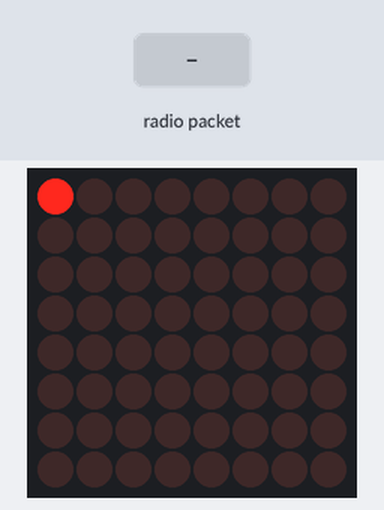
The sketch below on a simulated Arduino Uno, built with avr-gcc and run on an emulated ATmega328P. On the bench: 8×8 LED matrix. Inputs (shaded band) come from the test bench. Random numbers use the default seed unless the sketch sets one; no radio packets arrive unless stated; what the sketch prints to the serial monitor is not drawn.

Above: at 0.96 s.
1.3 s: radio packet "u" arrives
At 2.7 s:
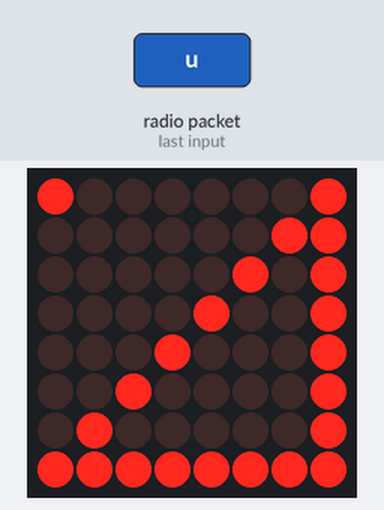
4.3 s: radio packet "d" arrives
At 4.9 s:
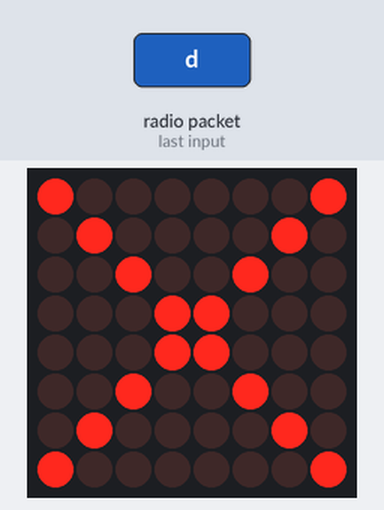
7.3 s: radio packet "r" arrives
At 7.8 s:
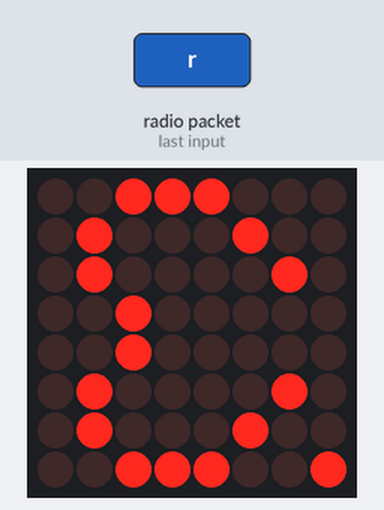
10.3 s: radio packet "l" arrives
At 10.96 s:
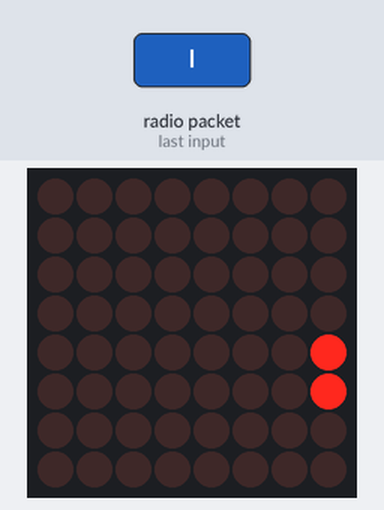
13.3 s: radio packet "/" arrives
At 13.99 s:
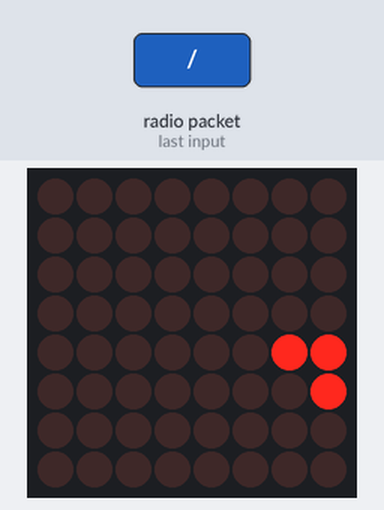
16.3 s: radio packet "*" arrives
At 17.02 s:
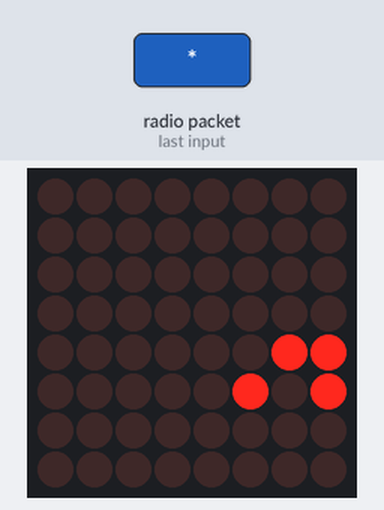

The sketch:

Arduino2nd.ino
```cpp
// Include Arduino FreeRTOS library
#include <Arduino_FreeRTOS.h>
#include <queue.h>
#include <LedControl.h>

// rf
#include <SPI.h>
#include <RH_NRF24.h>

RH_NRF24 nrf24;
QueueHandle_t charQueue;
QueueHandle_t retQueue;

#define DISPLAY_DELAY 10
#define NEW_DISPLAY_ANIMATION_SPEED 50
#define AFTER_SPRITE_DELAY 1500
LedControl lc = LedControl(6,5,4,1);

//****************************
void newDisplay();
void updateDisplay(int delta_x, int delta_y);
void patternMatching(int num_expected_inputs);
void gameOpening();

char led_x = 0;
char led_y = 0;
bool pos[8][8] = {0};
bool pattern[8][8] = {0};
int init_posY;
int init_posX;
int num_expected_inputs;
bool first = true;

byte cross[] = {
B10000001,
B01000010,
B00100100,
B00011000,
B00011000,
B00100100,
B01000010,
B10000001
};

byte circle[] = {
B00111100,
B01000010,
B10000001,
B10000001,
B10000001,
B10000001,
B01000010,
B00111100
};

char LED_state;


void LED_matrix_setup(){

  lc.shutdown(0,false);
  lc.setIntensity(0, 0);
  lc.clearDisplay(0);
  LED_state = 0;

  charQueue = xQueueCreate(3, // Queue length
                              sizeof(char) // Queue item size
                              );
  retQueue = xQueueCreate(1,sizeof(char));

}

void RF_setup(){

  if (!nrf24.init()){
    Serial.println("rfInitFail");
  }
  if (!nrf24.setChannel(1)){
    Serial.println("setChnlFail");
  }
  if (!nrf24.setRF(RH_NRF24::DataRate2Mbps, RH_NRF24::TransmitPower0dBm)){
    Serial.println("setRfFailed");
  }
  Serial.println("initEnd");

}


void setup() {

  Serial.begin(115200);
  LED_matrix_setup();
  RF_setup();

  if (charQueue != NULL) {

    // Create task that consumes the queue if it was created.
    xTaskCreate(TaskDisplay, // Task function
                "Display", // A name just for humans
                128,  // This stack size can be checked & adjusted by reading the Stack Highwater
                NULL,
                2, // Priority, with 3 (configMAX_PRIORITIES - 1) being the highest, and 0 being the lowest.
                NULL);


    // Create task that publish data in the queue if it was created.
    xTaskCreate(TaskReadCommand, // Task function
                "ReadCommand", // Task name
                300,  // Stack size
                NULL,
                2, // Priority
                NULL);

  }


}


void loop() {}

void TaskReadCommand(void *pvParameters)
{

    uint8_t sensorValue = 0;
    uint8_t valueFromQueue;
    uint8_t buf[RH_NRF24_MAX_MESSAGE_LEN] = {0};
    uint8_t len = sizeof(buf);
  (void) pvParameters;
  for (;;)
  {

    sensorValue = 0;

    if (nrf24.available())
    {
      vTaskDelay(1);
      if (nrf24.recv(buf, &len))
      {
        Serial.print("Rx:");
        Serial.println((char*)buf);
        sensorValue = buf[0];

      }
      else
      {
        sensorValue = 'N';
        Serial.println("RN");//recv failed
      }
    }
    if(sensorValue!=0){
      xQueueSend(charQueue, &sensorValue, portMAX_DELAY);
      Serial.println("TQQ");
      if(xQueueReceive(retQueue, &valueFromQueue, portMAX_DELAY) == pdPASS){
        //Serial.println("RP");//Sent a reply
        nrf24.send(buf, sizeof(buf));
        nrf24.waitPacketSent();
      }
    }

  }
}

void TaskDisplay(void * pvParameters) {
  (void) pvParameters;

  char valueFromQueue;

  for (;;)
  {
#if 1
    /**
     * Read an item from a queue.
     * https://www.freertos.org/a00118.html
     */
    if (LED_state == 0){
        LED_state = 1;//??
     }
    else if (xQueueReceive(charQueue, &valueFromQueue, 5) == pdPASS) {
      Serial.print("Q:");
      Serial.print(valueFromQueue);
      if (LED_state == 1){
        newGame();
        LED_state = 2;
      }

      else if (LED_state == 2){
        switch(valueFromQueue) {
          case 'u':
            updateDisplay(-1, 0);
            break;
          case 'd':
            updateDisplay(1, 0);
            break;
          case 'r':
            updateDisplay(0, -1);
            break;
          case 'l':
            updateDisplay(0, 1);
            break;
          case '/': // upper right diagonal
            updateDisplay(-1, -1);
            break;
          case '\\': // lower right diagonal
            updateDisplay(1, -1);
            break;
          case '*': // upper left diagonal
            updateDisplay(-1, 1);
            break;
          case '$': // lower left diagonal
            updateDisplay(1, 1);
            break;
          default:
            break;
        }
      }
      if (!first){
        if (led_y == init_posY && led_x == init_posX){
          patternMatching(num_expected_inputs);
          LED_state = 1;//'1'
        }
      }

      xQueueSend(retQueue, &valueFromQueue, portMAX_DELAY);
    }
    else{
      lc.setLed(0, led_y, led_x,0);
      vTaskDelay( 200 / portTICK_PERIOD_MS );
      lc.setLed(0, led_y, led_x,1);
      vTaskDelay( 200 / portTICK_PERIOD_MS );
    }
#endif
  }
}

void squarePattern(){
  Serial.print("\nLet's Draw Square!\n");
  int count = 0;
  int score = 0;
  for (int i = 0; i < 8; i++){
    for (int j = 0; j < 8; j++){
      if (i == 0 || i == 7){
        pattern[i][j] = 1;
        lc.setLed(0, i, j, 1);
      }
      else if (j == 0 || j == 7){
        pattern[i][j] = 1;
        lc.setLed(0, i, j, 1);
      }
    }
  }
  delay(AFTER_SPRITE_DELAY);
  lc.clearDisplay(0);
}
void heartPattern(){
  Serial.print("\nLet's Draw Heart!\n");
  int count = 0;
  for (int j = 0; j < 8; j++){
    for (int i = 0; i < 8; i++){
        if (j == 1){
          pattern[1][j] = 1;
          pattern[2][j] = 1;
          pattern[5][j] = 1;
          pattern[6][j] = 1;
          lc.setLed(0, 1, j, 1);
          lc.setLed(0, 2, j, 1);
          lc.setLed(0, 5, j, 1);
          lc.setLed(0, 6, j, 1);
        }
        else if (j == 2 || j == 3 || j == 4){
          if (j == 2){
            pattern[3][j] = 1;
            pattern[4][j] = 1;
            lc.setLed(0, 3, j, 1);
            lc.setLed(0, 4, j, 1);
          }
          pattern[0][j] = 1;
          pattern[7][j] = 1;
          lc.setLed(0, 0, j, 1);
          lc.setLed(0, 7, j, 1);
        }
        else if (j == 5){
          pattern[1][j] = 1;
          pattern[6][j] = 1;
          lc.setLed(0, 1, j, 1);
          lc.setLed(0, 6, j, 1);
        }
        else if (j == 6){
          pattern[2][j] = 1;
          pattern[5][j] = 1;
          lc.setLed(0, 2, j, 1);
          lc.setLed(0, 5, j, 1);
        }
        else if (j == 7){
          pattern[3][j] = 1;
          pattern[4][j] = 1;
          //lc.setLed(0, 3, j, 1);
          //lc.setLed(0, 4, j, 1);
        }
      }
   }
  delay(AFTER_SPRITE_DELAY);
  lc.clearDisplay(0);
}

void trianglePattern(){
  Serial.print("\nLet's Draw Triangle!\n");
  for (int i = 0; i < 8; i++){
    for (int j = 0; j < 8; j++){
      if (j == 7 || j == 7 - i){
        pattern[i][j] = 1;
        lc.setLed(0, i, j, 1);
      }
      if (i == 7){
        pattern[i][j] = 1;
        lc.setLed(0, i, j, 1);
      }
    }
  }
  delay(AFTER_SPRITE_DELAY);
  lc.clearDisplay(0);
}

// Function to compute the score of how good the player matches a pattern
// The following is the method of calculation basically using euclidean distance method
// score = {1 - abs(# of expected inputs - # of inputs)/(# of expected inputs)} * {1 - (expected value in the pattern vector - value in the position vector))/# of array} * 100
void patternMatching(int num_expected_inputs){
  float num_diff = 0;
  float score = 0;
  float num_input = 0;

  for (int i = 0; i < 8; i++){
    for (int j = 0; j < 8; j++){
      if (pattern[i][j] != pos[i][j]){
        num_diff++;
      }
      if (pos[i][j] == 1){
        num_input++;
      }
    }
  }

  score = (1 - abs(num_expected_inputs - num_input)/num_expected_inputs)*((64 - num_diff)/64)*100;

  if (num_diff == 0){
    Serial.println("\nSuccess!");
    setSprite(circle);
  }
  else {
    char buffer[30];
    int matching_score = score;
    sprintf(buffer, "\nScore:%d", matching_score);
    Serial.println(buffer);
    setSprite(cross);
  }
  delay(AFTER_SPRITE_DELAY);
  lc.clearDisplay(0);
  memset(pos, 0, sizeof(pos));
}

void setSprite(byte *sprite){
    for(int r = 0; r < 8; r++){
        lc.setRow(0, r, sprite[r]);
    }
}

void updateDisplay(int delta_x, int delta_y){
  lc.setLed(0, led_y, led_x,1);
  if ((led_x + delta_x <= 7 && led_x + delta_x >= 0) && (led_y + delta_y <= 7 && led_y + delta_y >= 0)){
    led_y += delta_y;
    led_x += delta_x;
  }
  else if ((led_x + delta_x > 7 || led_x + delta_x < 0) && (led_y + delta_y <= 7 && led_y + delta_y >= 0)){
    led_y += delta_y;
  }
  else if ((led_x + delta_x <= 7 && led_x + delta_x >= 0) && (led_y + delta_y > 7 || led_y + delta_y < 0)){
    led_x += delta_x;
  }
  lc.setLed(0, led_y, led_x,1);
  pos[led_y][led_x] = 1;
  first = false;
}

void gameOpening(){
  lc.clearDisplay(0);
  for(int r = 0; r < 8; r++){
    for(int c = 0; c < 8; c++){
      lc.setLed(0, r, c, HIGH);
      delay(NEW_DISPLAY_ANIMATION_SPEED);
    }
  }
  lc.clearDisplay(0);
}

void setInitPosition(int y, int x){
   Serial.print("\nNew Game Is Started!");
   lc.setLed(0, y, x, 1);
   init_posY = y;
   init_posX = x;
   led_y = y;
   led_x = x;
}

void newGame() {
    memset(pos, 0, sizeof(pos));
    first = true;
    int pattern = rand()%3+1;
    switch(pattern){
      case 1:
        squarePattern();
        setInitPosition(0,0);
        num_expected_inputs = 28;
        break;
      case 2:
        //squarePattern();
        trianglePattern();
        setInitPosition(7,7);
        num_expected_inputs = 21;
        break;
      case 3:
        //squarePattern();
        heartPattern();
        setInitPosition(4,7);
        num_expected_inputs = 18;
        break;
    }
}
```

Measured:
- what the display in image 1 shows lasts 1.5 s, from 1.5 s to 3.0 s
